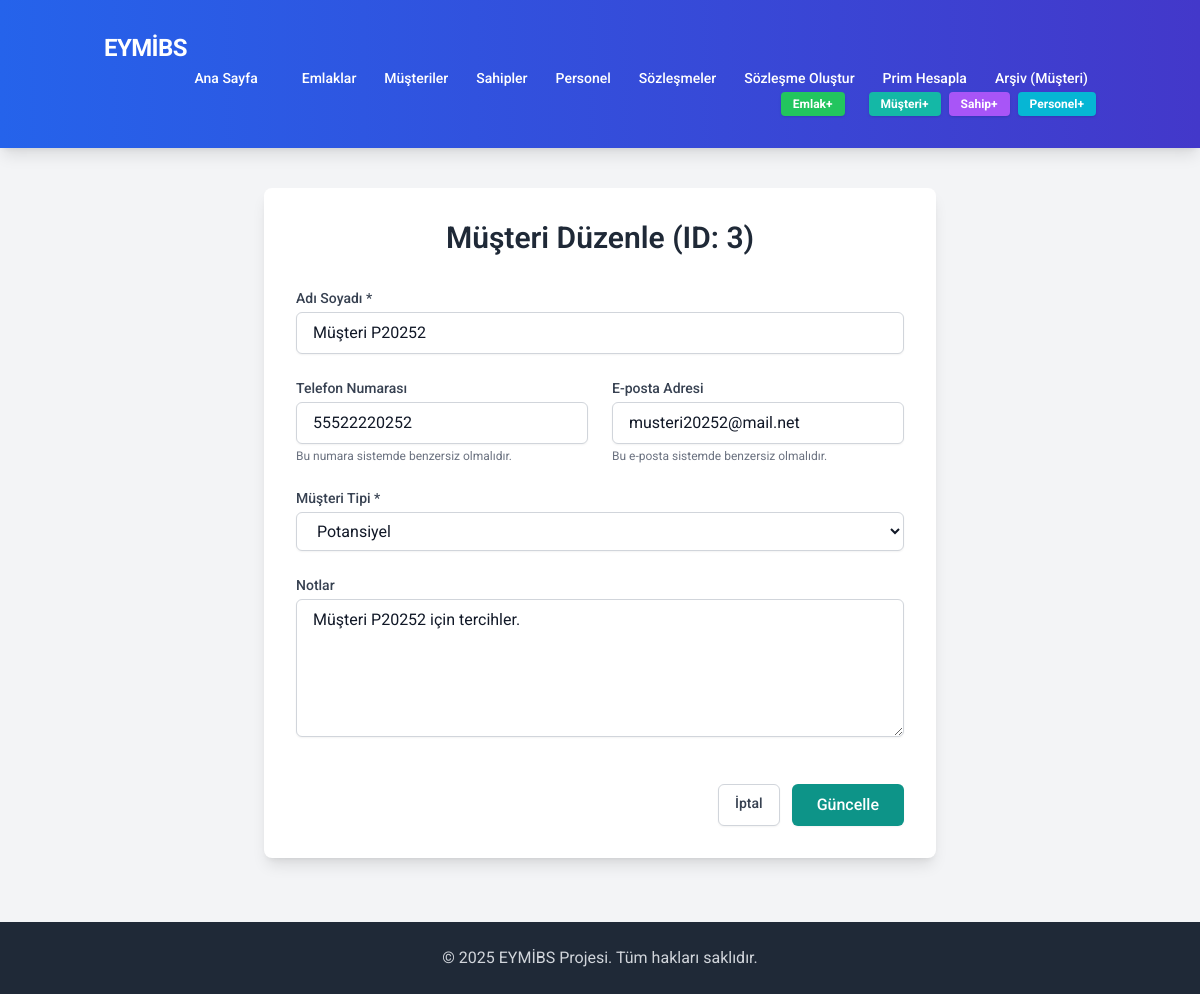
Screenshot of /edit_customer/3 with the database file from the repository.
### tables this page shows
CREATE TABLE customers (
                id INTEGER PRIMARY KEY AUTOINCREMENT,
                name TEXT NOT NULL,          -- Adı Soyadı
                phone TEXT UNIQUE,           -- Telefon (UNIQUE olmalı)
                email TEXT UNIQUE,           -- E-posta (UNIQUE olmalı)
                customer_type TEXT,          -- Müşteri Tipi (Alıcı, Satıcı, Kiracı)
                notes TEXT,                  -- Müşteri Hakkında Notlar
                date_registered DATETIME DEFAULT CURRENT_TIMESTAMP -- Kayıt Tarihi
            , is_archived INTEGER DEFAULT 0);

### app.py (the view, shortened to what this page needs)
@app.route('/edit_customer/<int:customer_id>', methods=['GET', 'POST'])
def edit_customer(customer_id):
    db = get_db()
    cursor = db.cursor()
    customer_data = None
    try:
        cursor.execute("SELECT * FROM customers WHERE id = ?", (customer_id,))
        customer_data = cursor.fetchone()
    except sqlite3.Error as e:
         flash(f"Müşteri bilgileri alınırken hata: {e}", "error")
         return redirect(url_for('index'))
    if customer_data is None:
        abort(404, description=f"ID {customer_id} olan müşteri bulunamadı.")
    return render_template('edit_customer.html', page_title="Müşteri Düzenle", customer=customer_data)

### app.py (called while the page is built)
def get_db():
    db = getattr(g, '_database', None)
    if db is None:
        try:
            db = g._database = sqlite3.connect(DATABASE)
            db.row_factory = sqlite3.Row # Sonuçları sözlük gibi erişilebilir yapar
            db.execute("PRAGMA foreign_keys = ON") # Yabancı anahtar kısıtlamalarını etkinleştir
            print("Veritabanı bağlantısı başarıyla açıldı.")
        except sqlite3.Error as e:
            print(f"Veritabanı bağlantı hatası: {e}")
            abort(500, description=f"Veritabanına bağlanılamıyor: {e}")
    return db

@app.teardown_appcontext
def close_connection(exception):
    db = getattr(g, '_database', None)
    if db is not None:
        try:
            db.close()
            print("Veritabanı bağlantısı kapatıldı.")
        except sqlite3.Error as e:
            print(f"Veritabanı kapatma hatası: {e}")

@app.context_processor
def inject_now():
    return {'now': datetime.now()}

### templates/edit_customer.html (shortened to what this page needs)
{% extends "base.html" %}
{% block content %}
<div class="bg-white p-8 rounded-lg shadow-lg max-w-2xl mx-auto">
    <h1 class="text-3xl font-semibold text-gray-800 mb-8 text-center">Müşteri Düzenle (ID: {{ customer['id'] }})</h1>
    <form action="{{ url_for('edit_customer', customer_id=customer['id']) }}" method="POST" class="space-y-6">
        <div>
            <label for="name" class="block text-sm font-medium text-gray-700 mb-1">Adı Soyadı *</label>
            <input type="text" id="name" name="name" value="{{ customer['name'] | default('', true) }}" class="w-full px-4 py-2 border border-gray-300 rounded-md shadow-sm focus:outline-none focus:ring-2 focus:ring-indigo-500 focus:border-indigo-500" required>
        </div>
        <div class="grid grid-cols-1 md:grid-cols-2 gap-6">
            <div>
                <label for="phone" class="block text-sm font-medium text-gray-700 mb-1">Telefon Numarası</label>
                <input type="tel" id="phone" name="phone" value="{{ customer['phone'] | default('', true) }}" placeholder="Örn: 555 123 4567" class="w-full px-4 py-2 border border-gray-300 rounded-md shadow-sm focus:outline-none focus:ring-2 focus:ring-indigo-500 focus:border-indigo-500">
                 <p class="text-xs text-gray-500 mt-1">Bu numara sistemde benzersiz olmalıdır.</p>
            </div>
            <div>
                <label for="email" class="block text-sm font-medium text-gray-700 mb-1">E-posta Adresi</label>
                <input type="email" id="email" name="email" value="{{ customer['email'] | default('', true) }}" placeholder="Örn: isim@ornek.com" class="w-full px-4 py-2 border border-gray-300 rounded-md shadow-sm focus:outline-none focus:ring-2 focus:ring-indigo-500 focus:border-indigo-500">
                 <p class="text-xs text-gray-500 mt-1">Bu e-posta sistemde benzersiz olmalıdır.</p>
            </div>
        </div>
        <div>
            <label for="customer_type" class="block text-sm font-medium text-gray-700 mb-1">Müşteri Tipi *</label>
            <select id="customer_type" name="customer_type" class="w-full px-4 py-2 border border-gray-300 rounded-md shadow-sm focus:outline-none focus:ring-2 focus:ring-indigo-500 focus:border-indigo-500 bg-white" required>
                <option value="Potansiyel" {% if customer['customer_type'] == 'Potansiyel' %}selected{% endif %}>Potansiyel</option>
            </select>
        </div>
        <div>
            <label for="notes" class="block text-sm font-medium text-gray-700 mb-1">Notlar</label>
            <textarea id="notes" name="notes" rows="5" placeholder="Müşteri ile ilgili önemli notlar, tercihler, aradığı/sattığı mülk kriterleri vb." class="w-full px-4 py-2 border border-gray-300 rounded-md shadow-sm focus:outline-none focus:ring-2 focus:ring-indigo-500 focus:border-indigo-500">{{ customer['notes'] | default('', true) }}</textarea>
        </div>
        <div class="pt-4 flex justify-end space-x-3">
             <a href="{{ url_for('list_customers') if not customer['is_archived'] else url_for('list_archived_customers') }}" class="inline-flex justify-center py-2 px-4 border border-gray-300 rounded-md shadow-sm text-sm font-medium text-gray-700 bg-white hover:bg-gray-50 focus:outline-none focus:ring-2 focus:ring-offset-2 focus:ring-indigo-500">
                İptal
            </a>
            <button type="submit" class="inline-flex justify-center py-2 px-6 border border-transparent shadow-sm text-base font-medium rounded-md text-white bg-teal-600 hover:bg-teal-700 focus:outline-none focus:ring-2 focus:ring-offset-2 focus:ring-teal-500 transition duration-150 ease-in-out">
                Güncelle
            </button>
        </div>
    </form>
</div>
{% endblock %}

### templates/base.html (style rules this page uses)
body { font-family: 'Inter', sans-serif; }
body { font-family: 'Roboto', 'Inter', sans-serif; }

### rows the page displays
customers: id "3", name "Müşteri P20252", phone "55522220252", email "musteri20252@mail.net", customer_type "Potansiyel", notes "Müşteri P20252 için tercihler."
